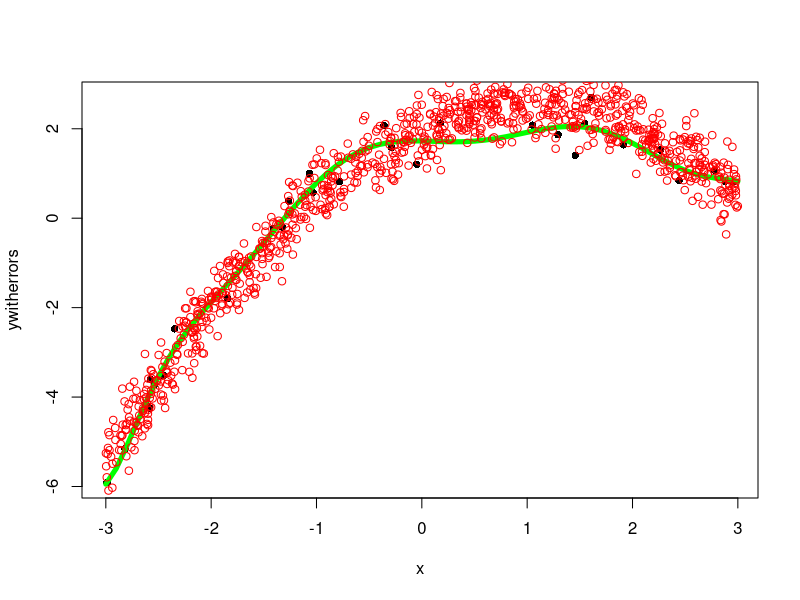

The R script that drew this image:
mse = function(points, func, numbers) {
  return(sum((points - func) ^ 2) / numbers)
} 

set.seed(20)

degree = 10
numbers = 30
interval = c(-3, 3)

x = runif(numbers, interval[1], interval[2])
y = 2 + x - 0.5 * x ^ 2
errors = rnorm(n = numbers, mean = 0, sd = 0.4)
ywitherrors = y + errors

plot(x, ywitherrors, pch=16)

regression = lm(ywitherrors ~ poly(x, degree))
values = seq(interval[1], interval[2], by = 0.1)
model = predict(regression, data.frame(x = values), interval = "confidence", level = 0.95)

lines(values, model[,1], col='green', lwd=5)

mse_value = mean(regression$residuals^2)
#mse_value = mse()
sprintf("MSE: %f", mse_value)

# task 2
numbers = 1000
x = runif(numbers, interval[1], interval[2])
y = 2 + x - 0.5 * x ^ 2
errors = rnorm(n = numbers, mean = 0, sd = 0.4)
ywitherrors = y + errors

points(x, y = ywitherrors, col="red")

values = seq(interval[1], interval[2], length.out = numbers)
newprediction = predict(regression, data.frame(x = values), interval = "confidence", level = 0.95)

new_mse_value = mse(points = newprediction[,1], func = ywitherrors, numbers = numbers)
sprintf("MSE: %f", new_mse_value)